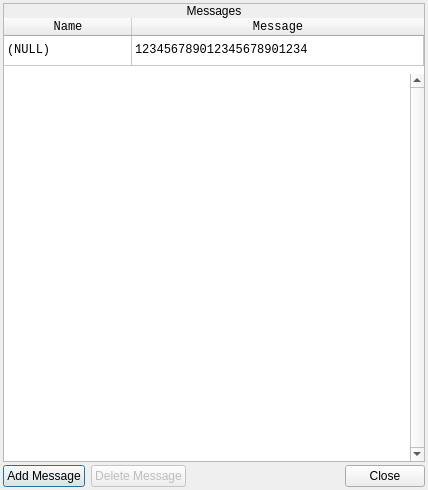
<?xml version="1.0" encoding="UTF-8"?>
<ui version="4.0">
 <class>MessagesEditor</class>
 <widget class="QDialog" name="MessagesEditor">
  <property name="geometry">
   <rect>
    <x>0</x>
    <y>0</y>
    <width>428</width>
    <height>490</height>
   </rect>
  </property>
  <property name="windowTitle">
   <string>Messages</string>
  </property>
  <property name="styleSheet">
   <string notr="true">.QFrame
{
	border: 1px solid palette(text);
}

.QFrame&gt;QLabel
{
	background-color: palette(text);
	color: palette(window);
}</string>
  </property>
  <layout class="QVBoxLayout" name="verticalLayout_3">
   <property name="spacing">
    <number>3</number>
   </property>
   <property name="leftMargin">
    <number>3</number>
   </property>
   <property name="topMargin">
    <number>3</number>
   </property>
   <property name="rightMargin">
    <number>3</number>
   </property>
   <property name="bottomMargin">
    <number>3</number>
   </property>
   <item>
    <widget class="QFrame" name="frame">
     <property name="frameShape">
      <enum>QFrame::StyledPanel</enum>
     </property>
     <property name="frameShadow">
      <enum>QFrame::Raised</enum>
     </property>
     <layout class="QVBoxLayout" name="verticalLayout">
      <property name="spacing">
       <number>0</number>
      </property>
      <property name="leftMargin">
       <number>0</number>
      </property>
      <property name="topMargin">
       <number>0</number>
      </property>
      <property name="rightMargin">
       <number>0</number>
      </property>
      <property name="bottomMargin">
       <number>0</number>
      </property>
      <item>
       <widget class="QLabel" name="label">
        <property name="sizePolicy">
         <sizepolicy hsizetype="Preferred" vsizetype="Fixed">
          <horstretch>0</horstretch>
          <verstretch>0</verstretch>
         </sizepolicy>
        </property>
        <property name="text">
         <string>Messages</string>
        </property>
        <property name="alignment">
         <set>Qt::AlignCenter</set>
        </property>
       </widget>
      </item>
      <item>
       <widget class="QWidget" name="widget_2" native="true">
        <layout class="QVBoxLayout" name="verticalLayout_2">
         <property name="spacing">
          <number>0</number>
         </property>
         <property name="leftMargin">
          <number>0</number>
         </property>
         <property name="topMargin">
          <number>0</number>
         </property>
         <property name="rightMargin">
          <number>0</number>
         </property>
         <property name="bottomMargin">
          <number>0</number>
         </property>
         <item>
          <widget class="QTableWidget" name="tblNullMessage">
           <property name="sizePolicy">
            <sizepolicy hsizetype="Fixed" vsizetype="Fixed">
             <horstretch>0</horstretch>
             <verstretch>0</verstretch>
            </sizepolicy>
           </property>
           <property name="minimumSize">
            <size>
             <width>420</width>
             <height>56</height>
            </size>
           </property>
           <property name="maximumSize">
            <size>
             <width>420</width>
             <height>56</height>
            </size>
           </property>
           <property name="font">
            <font>
             <family>Monospace</family>
            </font>
           </property>
           <property name="frameShape">
            <enum>QFrame::NoFrame</enum>
           </property>
           <property name="verticalScrollBarPolicy">
            <enum>Qt::ScrollBarAlwaysOff</enum>
           </property>
           <property name="horizontalScrollBarPolicy">
            <enum>Qt::ScrollBarAlwaysOff</enum>
           </property>
           <property name="selectionMode">
            <enum>QAbstractItemView::NoSelection</enum>
           </property>
           <property name="selectionBehavior">
            <enum>QAbstractItemView::SelectRows</enum>
           </property>
           <property name="textElideMode">
            <enum>Qt::ElideNone</enum>
           </property>
           <property name="verticalScrollMode">
            <enum>QAbstractItemView::ScrollPerPixel</enum>
           </property>
           <property name="horizontalScrollMode">
            <enum>QAbstractItemView::ScrollPerPixel</enum>
           </property>
           <attribute name="horizontalHeaderMinimumSectionSize">
            <number>16</number>
           </attribute>
           <attribute name="horizontalHeaderDefaultSectionSize">
            <number>128</number>
           </attribute>
           <attribute name="horizontalHeaderHighlightSections">
            <bool>false</bool>
           </attribute>
           <attribute name="horizontalHeaderStretchLastSection">
            <bool>true</bool>
           </attribute>
           <attribute name="verticalHeaderVisible">
            <bool>false</bool>
           </attribute>
           <row>
            <property name="text">
             <string>1</string>
            </property>
           </row>
           <column>
            <property name="text">
             <string>Name</string>
            </property>
           </column>
           <column>
            <property name="text">
             <string>Message</string>
            </property>
           </column>
           <item row="0" column="0">
            <property name="text">
             <string>(NULL)</string>
            </property>
            <property name="flags">
             <set>NoItemFlags</set>
            </property>
           </item>
           <item row="0" column="1">
            <property name="text">
             <string>123456789012345678901234</string>
            </property>
            <property name="flags">
             <set>NoItemFlags</set>
            </property>
           </item>
          </widget>
         </item>
         <item>
          <widget class="QTableWidget" name="tblMessages">
           <property name="minimumSize">
            <size>
             <width>420</width>
             <height>0</height>
            </size>
           </property>
           <property name="maximumSize">
            <size>
             <width>420</width>
             <height>16777215</height>
            </size>
           </property>
           <property name="font">
            <font>
             <family>Monospace</family>
            </font>
           </property>
           <property name="frameShape">
            <enum>QFrame::NoFrame</enum>
           </property>
           <property name="verticalScrollBarPolicy">
            <enum>Qt::ScrollBarAlwaysOn</enum>
           </property>
           <property name="horizontalScrollBarPolicy">
            <enum>Qt::ScrollBarAlwaysOff</enum>
           </property>
           <property name="selectionMode">
            <enum>QAbstractItemView::SingleSelection</enum>
           </property>
           <property name="selectionBehavior">
            <enum>QAbstractItemView::SelectRows</enum>
           </property>
           <property name="verticalScrollMode">
            <enum>QAbstractItemView::ScrollPerPixel</enum>
           </property>
           <property name="horizontalScrollMode">
            <enum>QAbstractItemView::ScrollPerPixel</enum>
           </property>
           <attribute name="horizontalHeaderVisible">
            <bool>false</bool>
           </attribute>
           <attribute name="horizontalHeaderMinimumSectionSize">
            <number>16</number>
           </attribute>
           <attribute name="horizontalHeaderDefaultSectionSize">
            <number>128</number>
           </attribute>
           <attribute name="horizontalHeaderStretchLastSection">
            <bool>true</bool>
           </attribute>
           <attribute name="verticalHeaderVisible">
            <bool>false</bool>
           </attribute>
           <column>
            <property name="text">
             <string>Name</string>
            </property>
           </column>
           <column>
            <property name="text">
             <string>Message</string>
            </property>
           </column>
          </widget>
         </item>
        </layout>
       </widget>
      </item>
     </layout>
    </widget>
   </item>
   <item>
    <widget class="QWidget" name="widget_9" native="true">
     <layout class="QHBoxLayout" name="horizontalLayout">
      <property name="leftMargin">
       <number>0</number>
      </property>
      <property name="topMargin">
       <number>0</number>
      </property>
      <property name="rightMargin">
       <number>0</number>
      </property>
      <property name="bottomMargin">
       <number>0</number>
      </property>
      <item>
       <widget class="QPushButton" name="btnAddMessage">
        <property name="sizePolicy">
         <sizepolicy hsizetype="Fixed" vsizetype="Fixed">
          <horstretch>0</horstretch>
          <verstretch>0</verstretch>
         </sizepolicy>
        </property>
        <property name="text">
         <string>Add Message</string>
        </property>
       </widget>
      </item>
      <item>
       <widget class="QPushButton" name="btnDeleteMessage">
        <property name="enabled">
         <bool>false</bool>
        </property>
        <property name="sizePolicy">
         <sizepolicy hsizetype="Fixed" vsizetype="Fixed">
          <horstretch>0</horstretch>
          <verstretch>0</verstretch>
         </sizepolicy>
        </property>
        <property name="text">
         <string>Delete Message</string>
        </property>
       </widget>
      </item>
      <item>
       <widget class="QWidget" name="widget" native="true"/>
      </item>
      <item>
       <widget class="QDialogButtonBox" name="buttonBox">
        <property name="sizePolicy">
         <sizepolicy hsizetype="Fixed" vsizetype="Fixed">
          <horstretch>0</horstretch>
          <verstretch>0</verstretch>
         </sizepolicy>
        </property>
        <property name="orientation">
         <enum>Qt::Horizontal</enum>
        </property>
        <property name="standardButtons">
         <set>QDialogButtonBox::Close</set>
        </property>
       </widget>
      </item>
     </layout>
    </widget>
   </item>
  </layout>
 </widget>
 <resources/>
 <connections>
  <connection>
   <sender>buttonBox</sender>
   <signal>accepted()</signal>
   <receiver>MessagesEditor</receiver>
   <slot>accept()</slot>
   <hints>
    <hint type="sourcelabel">
     <x>248</x>
     <y>254</y>
    </hint>
    <hint type="destinationlabel">
     <x>157</x>
     <y>274</y>
    </hint>
   </hints>
  </connection>
  <connection>
   <sender>buttonBox</sender>
   <signal>rejected()</signal>
   <receiver>MessagesEditor</receiver>
   <slot>reject()</slot>
   <hints>
    <hint type="sourcelabel">
     <x>316</x>
     <y>260</y>
    </hint>
    <hint type="destinationlabel">
     <x>286</x>
     <y>274</y>
    </hint>
   </hints>
  </connection>
 </connections>
</ui>
